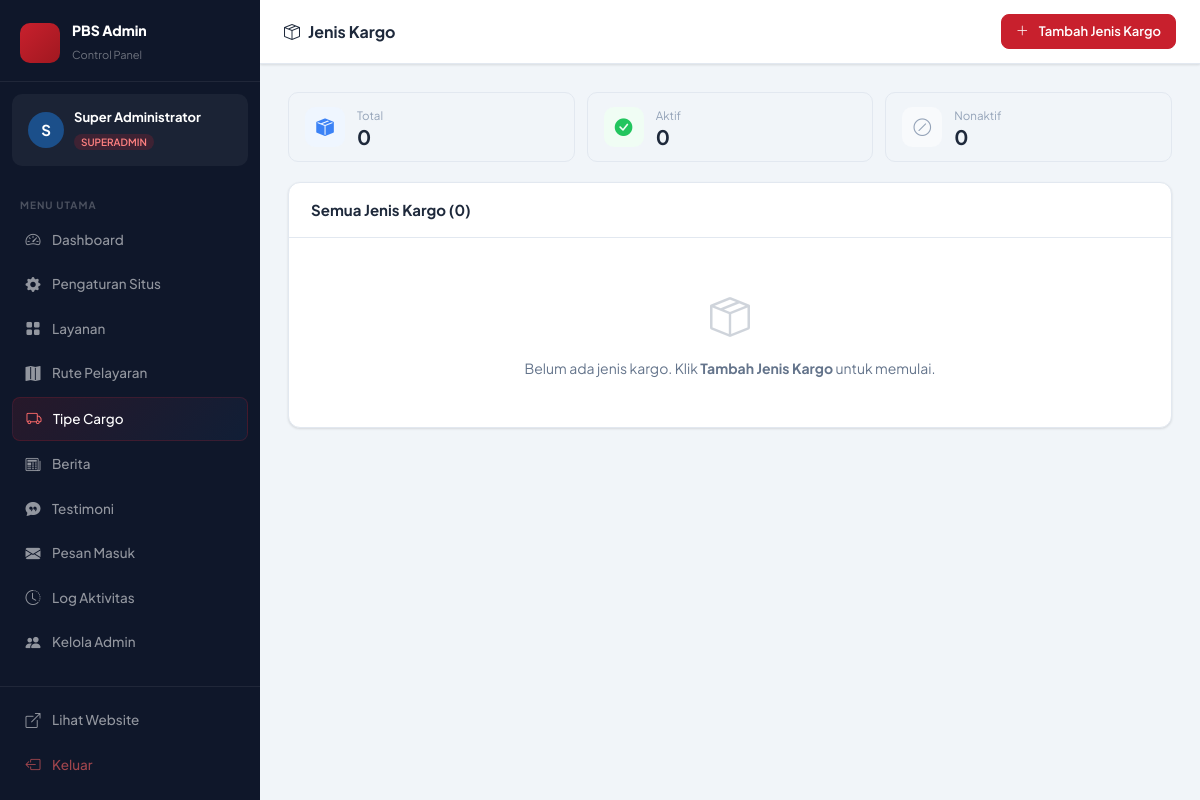
The app's page /admin/cargo_types.php (signed in), older data.
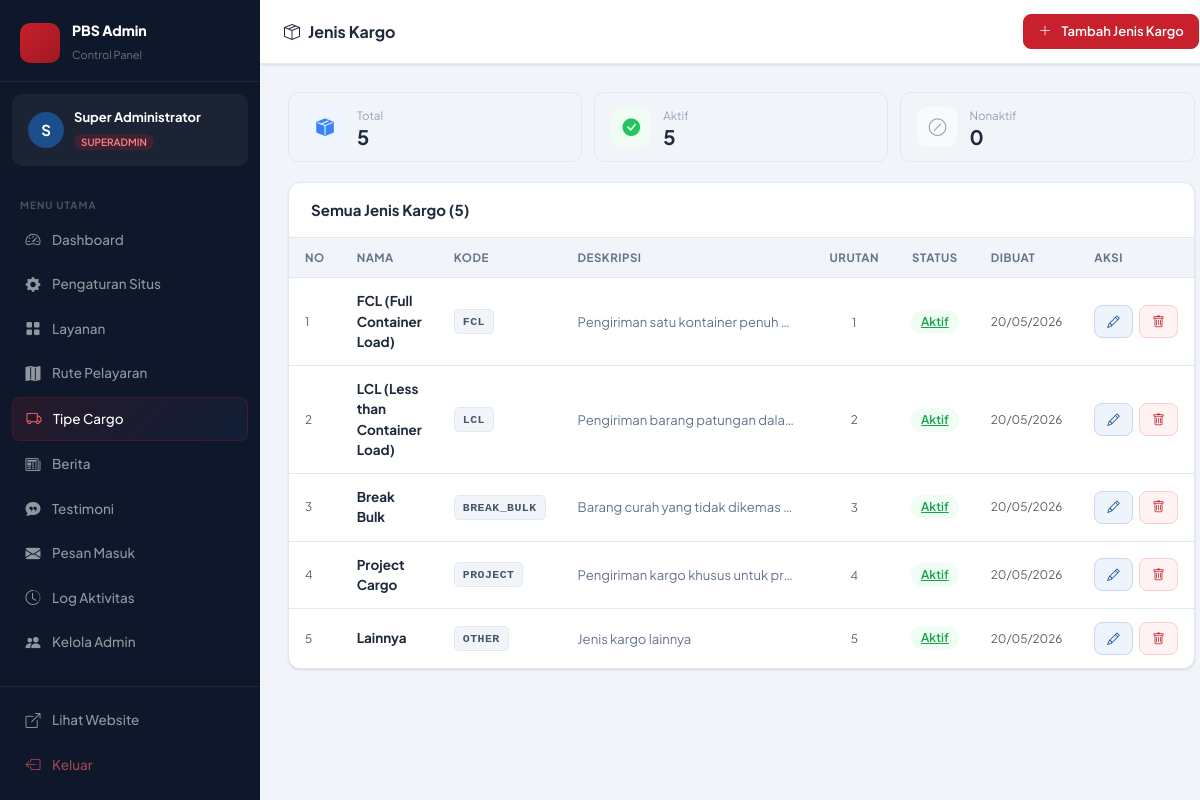
The same page, newer data.
### tables this page shows
CREATE TABLE `cargo_types`  (
  `id` int NOT NULL AUTO_INCREMENT,
  `name` varchar(100) NOT NULL,
  `code` varchar(50) NOT NULL,
  `description` text NULL,
  `is_active` tinyint(1) NOT NULL DEFAULT 1,
  `sort_order` int NOT NULL DEFAULT 0,
  `created_at` timestamp NOT NULL DEFAULT current_timestamp,
  PRIMARY KEY (`id`) USING BTREE,
  UNIQUE INDEX `uq_cargo_code`(`code` ASC) USING BTREE
);

### includes/auth.php (called while the page is built, shortened)
<?php
function currentAdmin(): array {
    return [
        'id'       => $_SESSION['admin_id']       ?? 0,
        'username' => $_SESSION['admin_username']  ?? '',
        'name'     => $_SESSION['admin_name']      ?? '',
        'role'     => $_SESSION['admin_role']      ?? '',
        'avatar'   => $_SESSION['admin_avatar']    ?? null,
    ];
}

### admin/cargo_types.php (the view, shortened to what this page needs)
<?php
require_once dirname(__DIR__) . '/includes/auth.php';
$pdo   = getPDO();
$allTypes = $pdo->query("SELECT * FROM cargo_types ORDER BY sort_order ASC, name ASC")->fetchAll();
?>
<!DOCTYPE html>
<html lang="id">
<head>
    <link rel="stylesheet" href="https://cdn.jsdelivr.net/npm/bootstrap@5.3.3/dist/css/bootstrap.min.css">
    <link rel="stylesheet" href="https://cdn.jsdelivr.net/npm/bootstrap-icons@1.11.3/font/bootstrap-icons.min.css">
    <link rel="stylesheet" href="<?= BASE_URL ?>/admin/assets/admin.css">
</head>
<body>
<div class="adm-layout">
    <?php include __DIR__ . '/includes/sidebar.php'; ?>
    <div class="adm-main">
        <div class="adm-topbar">
            <div class="topbar-title"><i class="bi bi-box-seam me-2"></i>Jenis Kargo</div>
            <div class="topbar-actions">
                <button class="topbar-btn btn-primary-adm" onclick="openModal()">
                    <i class="bi bi-plus-lg me-1"></i>
                    <span class="d-none d-sm-inline">Tambah Jenis Kargo</span>
                </button>
            </div>
        </div>
        <div class="adm-content">
            <?php
            $totalAll    = count($allTypes);
            $totalActive = count(array_filter($allTypes, fn($r) => $r['is_active']));
            $totalInact  = $totalAll - $totalActive;
            ?>
            <div class="cargo-stats">
                <div class="cargo-stat-card">
                    <div class="cargo-stat-icon blue"><i class="bi bi-box-seam-fill"></i></div>
                    <div>
                        <div class="cargo-stat-label">Total</div>
                        <div class="cargo-stat-value"><?= $totalAll ?></div>
                    </div>
                </div>
                <div class="cargo-stat-card">
                    <div class="cargo-stat-icon green"><i class="bi bi-check-circle-fill"></i></div>
                    <div>
                        <div class="cargo-stat-label">Aktif</div>
                        <div class="cargo-stat-value"><?= $totalActive ?></div>
                    </div>
                </div>
                <div class="cargo-stat-card">
                    <div class="cargo-stat-icon gray"><i class="bi bi-slash-circle"></i></div>
                    <div>
                        <div class="cargo-stat-label">Nonaktif</div>
                        <div class="cargo-stat-value"><?= $totalInact ?></div>
                    </div>
                </div>
            </div>
            <div class="adm-card">
                <div class="adm-card-header">
                    <h5>Semua Jenis Kargo (<?= $totalAll ?>)</h5>
                </div>
                <?php if (empty($allTypes)): ?>
                <div class="empty-state">
                    <i class="bi bi-box-seam"></i>
                    <p>Belum ada jenis kargo. Klik <strong>Tambah Jenis Kargo</strong> untuk memulai.</p>
                </div>
                <?php else: ?>
                <div class="table-responsive table-desktop">
                    <table class="adm-table">
                        <thead>
                            <tr>
                                <th style="width:44px">No</th>
                                <th>Nama</th>
                                <th style="width:100px">Kode</th>
                                <th>Deskripsi</th>
                                <th style="width:80px;text-align:center">Urutan</th>
                                <th style="width:100px;text-align:center">Status</th>
                                <th style="width:110px">Dibuat</th>
                                <th style="width:110px">Aksi</th>
                            </tr>
                        </thead>
                        <tbody>
                        <?php foreach ($allTypes as $i => $ct): ?>
                        <tr>
                            <td class="text-muted small nowrap"><?= $i + 1 ?></td>
                            <td class="nowrap"><strong><?= htmlspecialchars($ct['name']) ?></strong></td>
                            <td class="nowrap"><span class="code-badge"><?= htmlspecialchars($ct['code']) ?></span></td>
                            <td><span class="desc-cell" title="<?= htmlspecialchars($ct['description'] ?? '') ?>"><?= !empty($ct['description']) ? htmlspecialchars($ct['description']) : '<span class="text-muted">—</span>' ?></span></td>
                            <td class="nowrap" style="text-align:center"><span class="text-muted small"><?= (int)$ct['sort_order'] ?></span></td>
                            <td class="nowrap" style="text-align:center">
                                <a href="?toggle=<?= $ct['id'] ?>" class="adm-badge <?= $ct['is_active'] ? 'green' : 'gray' ?>" title="Klik untuk ubah status"><?= $ct['is_active'] ? 'Aktif' : 'Nonaktif' ?></a>
                            </td>
                            <td class="text-muted small nowrap"><?= date('d/m/Y', strtotime($ct['created_at'])) ?></td>
                            <td class="nowrap">
                                <div class="action-btns">
                                    <a href="#" class="btn-adm edit" onclick="openModal(<?= htmlspecialchars(json_encode($ct)) ?>); return false;" title="Edit"><i class="bi bi-pencil"></i></a>
                                    <a href="?delete=<?= $ct['id'] ?>" class="btn-adm del" onclick="return confirm('Hapus jenis kargo \'<?= htmlspecialchars(addslashes($ct['name'])) ?>\'?')" title="Hapus"><i class="bi bi-trash"></i></a>
                                </div>
                            </td>
                        </tr>
                        <?php endforeach; ?>
                        </tbody>
                    </table>
                </div>
                <?php endif; ?>
            </div>
        </div>
    </div>
</div>
</body>
</html>

### admin/includes/sidebar.php (shortened to what this page needs)
<?php
require_once dirname(__DIR__, 2) . '/includes/auth.php';
$admin = currentAdmin();
$currentFile = basename($_SERVER['PHP_SELF'], '.php');
$menus = [
    ['file' => 'dashboard',    'icon' => 'bi-speedometer2',    'label' => 'Dashboard'],
    ['file' => 'settings',     'icon' => 'bi-gear-fill',       'label' => 'Pengaturan Situs'],
    ['file' => 'services',     'icon' => 'bi-grid-fill',       'label' => 'Layanan'],
    ['file' => 'routes',       'icon' => 'bi-map-fill',        'label' => 'Rute Pelayaran'],
    ['file' => 'cargo_types', 'icon' => 'bi bi-truck',        'label' => 'Tipe Cargo'],
    ['file' => 'news',         'icon' => 'bi-newspaper',       'label' => 'Berita'],
    ['file' => 'testimonials', 'icon' => 'bi-chat-quote-fill', 'label' => 'Testimoni'],
    ['file' => 'messages',     'icon' => 'bi-envelope-fill',   'label' => 'Pesan Masuk'],
];
if ($admin['role'] === 'superadmin') {
    $menus[] = [
        'file' => 'activity_log',
        'icon' => 'bi-clock-history',
        'label' => 'Log Aktivitas'
    ];
    $menus[] = [
        'file' => 'admins',
        'icon' => 'bi-people-fill',
        'label' => 'Kelola Admin'
    ];
}
?>
<div class="pbs-sidebar" id="pbsSidebar">
    <div class="sidebar-brand">
        <div class="sidebar-brand-icon"><i class="bi bi-anchor"></i></div>
        <div class="sidebar-brand-text">
            <strong>PBS Admin</strong>
            <span>Control Panel</span>
        </div>
    </div>
    <div class="sidebar-user">
        <div class="sidebar-avatar">
            <?php if (!empty($admin['avatar'])): ?>
                <img src="<?= BASE_URL ?>/public/<?= htmlspecialchars($admin['avatar']) ?>" alt="">
            <?php else: ?>
                <span><?= mb_strtoupper(mb_substr($admin['name'], 0, 1)) ?></span>
            <?php endif; ?>
        </div>
        <div class="sidebar-user-info">
            <strong><?= htmlspecialchars($admin['name']) ?></strong>
            <span class="badge-role"><?= htmlspecialchars($admin['role']) ?></span>
        </div>
    </div>
    <nav class="sidebar-nav">
        <div class="sidebar-nav-label">Menu Utama</div>
        <?php foreach ($menus as $m): ?>
        <a href="<?= BASE_URL ?>/admin/<?= $m['file'] ?>.php"
           class="sidebar-nav-item <?= $currentFile === $m['file'] ? 'active' : '' ?>">
            <i class="bi <?= $m['icon'] ?>"></i>
            <span><?= $m['label'] ?></span>
        </a>
        <?php endforeach; ?>
    </nav>
    <div class="sidebar-bottom mt-auto"> <a href="<?= BASE_URL ?>/" class="sidebar-nav-item">
            <i class="bi bi-box-arrow-up-right"></i><span>Lihat Website</span>
        </a>
        <a href="<?= BASE_URL ?>/admin/logout.php" class="sidebar-nav-item text-danger-soft">
            <i class="bi bi-box-arrow-left"></i><span>Keluar</span>
        </a>
    </div>
</div>

### admin/cargo_types.php (style rules this page uses)
.cargo-stats { display: grid; grid-template-columns: repeat(auto-fit, minmax(140px, 1fr)); gap: 12px; margin-bottom: 20px; }
.cargo-stat-card { background: var(--adm-bg, #fff); border: 1px solid var(--adm-border, #e9ecef); border-radius: 10px; padding: 14px 16px; display: flex; align-items: center; gap: 12px; }
.cargo-stat-icon { width: 40px; height: 40px; border-radius: 10px; display: flex; align-items: center; justify-content: center; font-size: 1.1rem; flex-shrink: 0; }
.cargo-stat-icon.blue { background: #eff6ff; color: #3b82f6; }
.cargo-stat-icon.green { background: #f0fdf4; color: #22c55e; }
.cargo-stat-icon.gray { background: #f8fafc; color: #94a3b8; }
.cargo-stat-label { font-size: .72rem; color: #94a3b8; margin-bottom: 2px; }
.cargo-stat-value { font-size: 1.25rem; font-weight: 700; color: #1e293b; line-height: 1; }
.code-badge { display: inline-block; font-family: 'Courier New', monospace; font-size: .72rem; font-weight: 700; padding: 3px 8px; border-radius: 5px; background: #f1f5f9; color: #475569; letter-spacing: .04em; border: 1px solid #e2e8f0; }
.desc-cell { max-width: 220px; white-space: nowrap; overflow: hidden; text-overflow: ellipsis; color: #64748b; font-size: .82rem; }
@media (min-width: 768px) { .table-desktop { display: block !important; } }

Row changes from the older to the newer data that the page shows:
added cargo_types: name "FCL (Full Container Load)", code "FCL", description "Pengiriman satu kontainer penuh…", sort_order "1", is_active "Aktif", created_at "20/05/2026"
added cargo_types: name "LCL (Less than Container Load)", code "LCL", description "Pengiriman barang patungan dala…", sort_order "2", is_active "Aktif", created_at "20/05/2026"
added cargo_types: name "Break Bulk", code "BREAK_BULK", description "Barang curah yang tidak dikemas…", sort_order "3", is_active "Aktif", created_at "20/05/2026"
added cargo_types: name "Project Cargo", code "PROJECT", description "Pengiriman kargo khusus untuk pr…", sort_order "4", is_active "Aktif", created_at "20/05/2026"
added cargo_types: name "Lainnya", code "OTHER", description "Jenis kargo lainnya", sort_order "5", is_active "Aktif", created_at "20/05/2026"
Text that changed along with them:
$totalAll: "0" → "5"
$totalActive: "0" → "5"
text no longer shown: "Belum ada jenis kargo. Klik Tambah Jenis Kargo untuk memulai."
text now shown: "NO NAMA KODE DESKRIPSI URUTAN STATUS DIBUAT AKSI"
